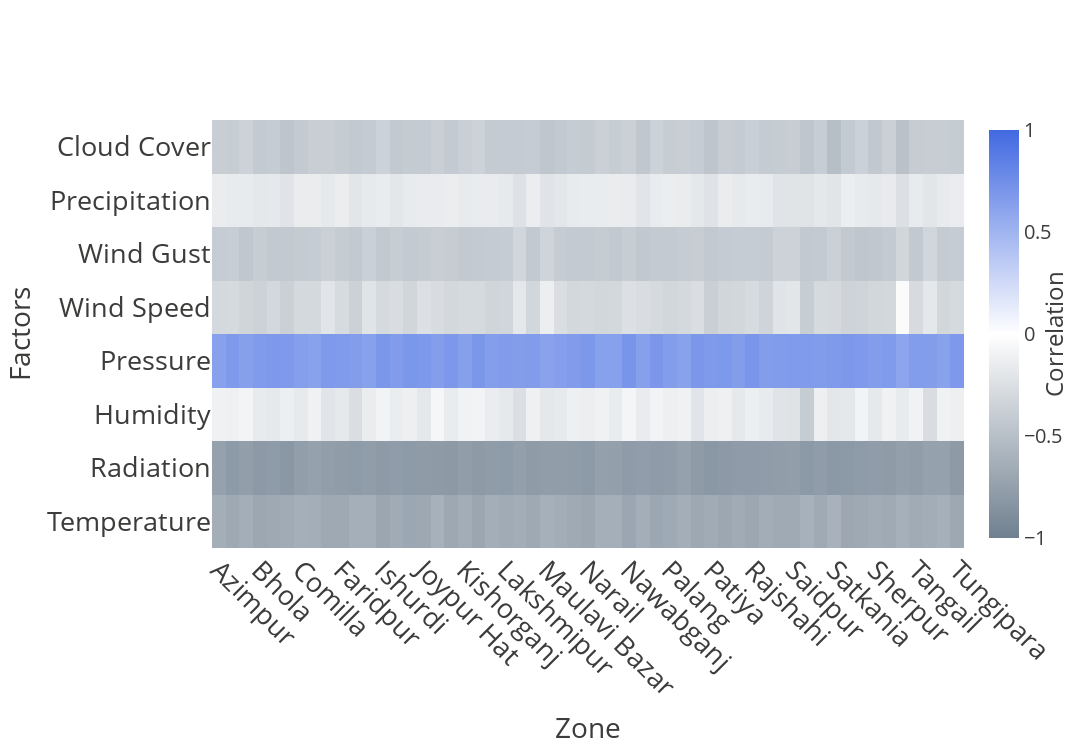

Notebook code for this chart:
### Code cell
import plotly.graph_objects as go

# Create custom colorscale from royal blue to slate gray
colors = [
   [0.0, '#708090'],    # Slate Gray for lowest values
   [0.5, '#FFFFFF'],    # White for middle values
   [1.0, '#4169E1']     # Royal Blue for highest values
]

fig = go.Figure(data=go.Heatmap(
   z=corr_zones_df.T,
   y=Y_axis_name,
   x=corr_zones_df.index,
   colorscale=colors,
   zmin=-1,
   zmax=1
))

# Enhanced layout with improvements
fig.update_layout(
   autosize=False,
   width=1800,
   height=750,
   # Improved title and subtitle
   # title=dict(
   #     text="Correlation Analysis by Zone<br><sup>Showing weather factor correlations across different zones (-1 to +1)</sup>",
   #     font=dict(size=32, color="#2B4B8C"),
   #     x=0.5,
   #     y=0.90
   # ),
   xaxis_title=dict(
       text="Zone",
       font=dict(size=28, color="#3D3C3A")
   ),
   yaxis_title=dict(
       text="Factors",
       font=dict(size=28, color="#3D3C3A")
   ),
   font=dict(size=27, color="#3D3C3A"),
   paper_bgcolor='white',
   plot_bgcolor='white',
   margin=dict(t=120, l=100, r=50, b=150)  # Increased bottom margin for rotated labels
)

# Add gridlines
fig.update_xaxes(
   showgrid=True,
   gridwidth=1,
   gridcolor='rgba(128, 128, 128, 0.2)',
   tickangle=45  # Rotated labels at 45 degrees
)
fig.update_yaxes(
   showgrid=True,
   gridwidth=1,
   gridcolor='rgba(128, 128, 128, 0.2)'
)

# Update hover template
fig.update_traces(
   hoverongaps=False,
   hovertemplate='Zone: %{x}<br>Factor: %{y}<br>Correlation: %{z:.2f}<extra></extra>'
)

# Update colorbar
fig.update_traces(
   colorbar=dict(
       title=dict(
           text="Correlation",
           side="right",
           font=dict(size=24)
       ),
       tickfont=dict(size=20),
       len=1
   )
)

fig.show(config={'displayModeBar': False, 'responsive': True})

### Figure 1 — Plotly figure (JSON) as saved in the notebook; plotly's stock layout.template omitted (floating-point values rounded to 4 significant figures; data arrays with more than 128 entries replaced by an {"elided": "..."} marker saying what was removed)
{"data": [{"colorbar": {"len": 1, "tickfont": {"size": 20}, "title": {"font": {"size": 24}, "side": "right", "text": "Correlation"}}, "colorscale": [[0.0, "#708090"], [0.5, "#FFFFFF"], [1.0, "#4169E1"]], "hoverongaps": false, "hovertemplate": "Zone: %{x}<br>Factor: %{y}<br>Correlation: %{z:.2f}<extra></extra>", "type": "heatmap", "x": ["Azimpur", "Barisal", "Bhairab Bazar", "Bhola", "Bogra", "Chittagong", "Comilla", "Dhaka", "Dinajpur", "Faridpur", "Feni", "Habiganj", "Ishurdi", "Jamalpur", "Jessore", "Joypur Hat", "Khagrachhari", "Khulna", "Kishorganj", "Kushtia", "Laksham", "Lakshmipur", "Lalmanirhat", "Madaripur", "Maulavi Bazar", "Mymensingh", "Nagarpur", "Narail", "Narayanganj", "Narsingdi", "Nawabganj", "Netrakona", "Pabna", "Palang", "Paltan", "Par Naogaon", "Patiya", "Pirojpur", "Raipur", "Rajshahi", "Ramganj", "Rangpur", "Saidpur", "Sandwip", "Sarishabari", "Satkania", "Satkhira", "Shahzadpur", "Sherpur", "Sirajganj", "Sylhet", "Tangail", "Thakurgaon", "Tungi", "Tungipara"], "y": ["Temperature", "Radiation", "Humidity", "Pressure", "Wind Speed", "Wind Gust", "Precipitation", "Cloud Cover"], "z": {"elided": "8x55 float values"}, "zmax": 1, "zmin": -1}], "layout": {"autosize": false, "font": {"color": "#3D3C3A", "size": 27}, "height": 750, "margin": {"b": 150, "l": 100, "r": 50, "t": 120}, "paper_bgcolor": "white", "plot_bgcolor": "white", "width": 1800, "xaxis": {"gridcolor": "rgba(128, 128, 128, 0.2)", "gridwidth": 1, "showgrid": true, "tickangle": 45, "title": {"font": {"color": "#3D3C3A", "size": 28}, "text": "Zone"}}, "yaxis": {"gridcolor": "rgba(128, 128, 128, 0.2)", "gridwidth": 1, "showgrid": true, "title": {"font": {"color": "#3D3C3A", "size": 28}, "text": "Factors"}}}}
